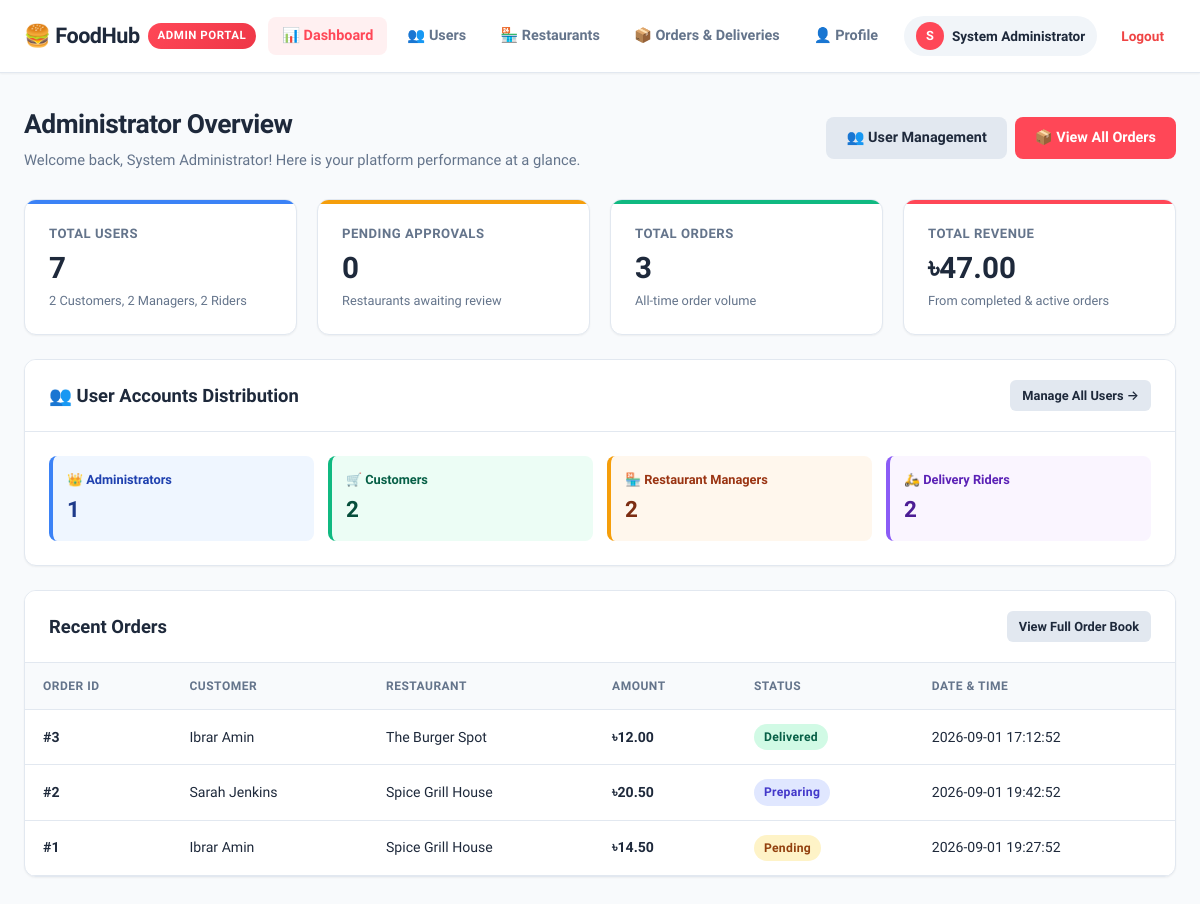
Page /admin/dashboard.php (signed in) on the committed database.
### tables this page shows
CREATE TABLE orders (
    order_id INT AUTO_INCREMENT PRIMARY KEY,
    customer_id INT NOT NULL,
    restaurant_id INT NOT NULL,
    total_amount DECIMAL(10, 2) NOT NULL,
    order_status ENUM('Pending', 'Preparing', 'Ready for Delivery', 'Out for Delivery', 'Delivered', 'Cancelled') DEFAULT 'Pending',
    delivery_address TEXT NOT NULL,
    payment_method VARCHAR(50) DEFAULT 'Cash on Delivery',
    payment_status ENUM('Unpaid', 'Paid') DEFAULT 'Unpaid',
    created_at TIMESTAMP DEFAULT CURRENT_TIMESTAMP,
    updated_at TIMESTAMP DEFAULT CURRENT_TIMESTAMP ON UPDATE CURRENT_TIMESTAMP,
    FOREIGN KEY (customer_id) REFERENCES users(user_id) ON DELETE CASCADE,
    FOREIGN KEY (restaurant_id) REFERENCES restaurants(restaurant_id) ON DELETE CASCADE
);

CREATE TABLE users (
    user_id INT AUTO_INCREMENT PRIMARY KEY,
    name VARCHAR(100) NOT NULL,
    username VARCHAR(50) NOT NULL UNIQUE,
    email VARCHAR(100) NOT NULL UNIQUE,
    phone VARCHAR(20) NULL,
    role ENUM('Administrator', 'Customer', 'Restaurant Manager', 'Rider') NOT NULL DEFAULT 'Customer',
    password VARCHAR(255) NOT NULL,
    address TEXT NULL,
    status ENUM('Active', 'Inactive', 'Suspended') NOT NULL DEFAULT 'Active',
    created_at TIMESTAMP DEFAULT CURRENT_TIMESTAMP,
    updated_at TIMESTAMP DEFAULT CURRENT_TIMESTAMP ON UPDATE CURRENT_TIMESTAMP
);

CREATE TABLE restaurants (
    restaurant_id INT AUTO_INCREMENT PRIMARY KEY,
    user_id INT NOT NULL,
    name VARCHAR(150) NOT NULL,
    description TEXT,
    address VARCHAR(255) NOT NULL,
    phone VARCHAR(20),
    status ENUM('Pending', 'Approved', 'Rejected', 'Suspended') DEFAULT 'Pending',
    created_at TIMESTAMP DEFAULT CURRENT_TIMESTAMP,
    updated_at TIMESTAMP DEFAULT CURRENT_TIMESTAMP ON UPDATE CURRENT_TIMESTAMP,
    FOREIGN KEY (user_id) REFERENCES users(user_id) ON DELETE CASCADE
);

### admin/dashboard.php (called while the page is built)
<?php
require_once __DIR__ . '/../views/admin/dashboard.php';

### models/user_model.php (called while the page is built, shortened)
<?php
function count_users_by_role($conn) {
    $sql = "SELECT role, COUNT(*) AS count FROM users GROUP BY role";
    $result = mysqli_query($conn, $sql);
    $counts = [
        'Administrator'      => 0,
        'Customer'           => 0,
        'Restaurant Manager' => 0,
        'Rider'              => 0,
        'total'              => 0
    ];
    if ($result) {
        while ($row = mysqli_fetch_assoc($result)) {
            $role_name = $row['role'];
            $cnt = intval($row['count']);
            $counts[$role_name] = $cnt;
            $counts['total'] += $cnt;
        }
    }
    return $counts;
}
function count_total_users($conn) {
    $sql = "SELECT COUNT(*) AS total FROM users";
    $result = mysqli_query($conn, $sql);
    if ($result) {
        $row = mysqli_fetch_assoc($result);
        return intval($row['total'] ?? 0);
    }
    return 0;
}

### controllers/admin/dashboard_controller.php (called while the page is built, shortened)
<?php
require_once __DIR__ . '/../../config/db.php';
require_once __DIR__ . '/../../models/user_model.php';
require_once __DIR__ . '/../../models/restaurant_model.php';
require_once __DIR__ . '/../../models/order_model.php';
$total_users         = count_total_users($conn);
$role_counts         = count_users_by_role($conn);
$pending_approvals   = count_pending_restaurants($conn);
$total_orders        = count_total_orders($conn);
$total_revenue       = get_total_revenue($conn);
$recent_orders       = get_recent_orders($conn, 5);

### models/restaurant_model.php (called while the page is built, shortened)
<?php
function count_pending_restaurants($conn) {
    $sql = "SELECT COUNT(*) AS total FROM restaurants WHERE status = 'Pending'";
    $result = mysqli_query($conn, $sql);
    if ($result) {
        $row = mysqli_fetch_assoc($result);
        return intval($row['total'] ?? 0);
    }
    return 0;
}

### models/order_model.php (called while the page is built, shortened)
<?php
function get_recent_orders($conn, $limit = 5) {
    $safe_limit = intval($limit);
    $sql = "
        SELECT
            o.order_id,
            u.name AS customer_name,
            r.name AS restaurant_name,
            o.total_amount,
            o.order_status,
            o.created_at
        FROM orders o
        JOIN users u ON o.customer_id = u.user_id
        JOIN restaurants r ON o.restaurant_id = r.restaurant_id
        ORDER BY o.order_id DESC
        LIMIT $safe_limit
    ";
    $result = mysqli_query($conn, $sql);
    $recent = [];
    if ($result) {
        while ($row = mysqli_fetch_assoc($result)) {
            $recent[] = $row;
        }
    }
    return $recent;
}
function count_total_orders($conn) {
    $sql = "SELECT COUNT(*) AS total FROM orders";
    $result = mysqli_query($conn, $sql);
    if ($result) {
        $row = mysqli_fetch_assoc($result);
        return intval($row['total'] ?? 0);
    }
    return 0;
}
function get_total_revenue($conn) {
    $sql = "SELECT SUM(total_amount) AS total_revenue FROM orders WHERE order_status != 'Cancelled'";
    $result = mysqli_query($conn, $sql);
    if ($result) {
        $row = mysqli_fetch_assoc($result);
        return floatval($row['total_revenue'] ?? 0.0);
    }
    return 0.0;
}

### views/admin/dashboard.php (the view, shortened to what this page needs)
<?php
require_once __DIR__ . '/../../controllers/admin/dashboard_controller.php';
require_once __DIR__ . '/../partials/header.php';
require_once __DIR__ . '/../partials/navbar.php';
$in_admin_folder = (strpos($_SERVER['PHP_SELF'], '/admin/') !== false);
$orders_page_url = $in_admin_folder ? 'orders.php' : 'admin/orders.php';
$users_page_url = $in_admin_folder ? 'users.php' : 'admin/users.php';
?>
<div class="main-wrapper">
    <div class="page-header">
        <div>
            <h1 class="page-title">Administrator Overview</h1>
            <p class="page-subtitle">Welcome back, <?php echo htmlspecialchars($_SESSION['name'] ?? $_SESSION['username'] ?? 'Admin'); ?>! Here is your platform performance at a glance.</p>
        </div>
        <div style="display: flex; gap: 8px;">
            <a href="<?php echo $users_page_url; ?>" class="btn btn-secondary">👥 User Management</a>
            <a href="<?php echo $orders_page_url; ?>" class="btn btn-primary">📦 View All Orders</a>
        </div>
    </div>
    <div class="stats-grid" style="margin-bottom: 24px;">
        <div class="stat-card" style="--card-accent: #3b82f6;">
            <div class="stat-title">Total Users</div>
            <div class="stat-value"><?php echo number_format($total_users); ?></div>
            <div class="stat-desc">
                <?php echo $role_counts['Customer'] ?? 0; ?> Customers, <?php echo $role_counts['Restaurant Manager'] ?? 0; ?> Managers, <?php echo $role_counts['Rider'] ?? 0; ?> Riders
            </div>
        </div>
        <div class="stat-card" style="--card-accent: #f59e0b;">
            <div class="stat-title">Pending Approvals</div>
            <div class="stat-value"><?php echo number_format($pending_approvals); ?></div>
            <div class="stat-desc">Restaurants awaiting review</div>
        </div>
        <div class="stat-card" style="--card-accent: #10b981;">
            <div class="stat-title">Total Orders</div>
            <div class="stat-value"><?php echo number_format($total_orders); ?></div>
            <div class="stat-desc">All-time order volume</div>
        </div>
        <div class="stat-card" style="--card-accent: #ff4757;">
            <div class="stat-title">Total Revenue</div>
            <div class="stat-value">৳<?php echo number_format((float)$total_revenue, 2); ?></div>
            <div class="stat-desc">From completed & active orders</div>
        </div>
    </div>
    <div class="card" style="margin-bottom: 24px;">
        <div class="card-header" style="display: flex; justify-content: space-between; align-items: center;">
            <h2 class="card-title">👥 User Accounts Distribution</h2>
            <a href="<?php echo $users_page_url; ?>" class="btn btn-secondary btn-sm">Manage All Users →</a>
        </div>
        <div class="card-body">
            <div style="display: grid; grid-template-columns: repeat(auto-fit, minmax(200px, 1fr)); gap: 14px;">
                <div style="padding: 14px; background: #eff6ff; border-radius: 8px; border-left: 4px solid #3b82f6;">
                    <div style="font-size: 0.8rem; color: #1e40af; font-weight: 600;">👑 Administrators</div>
                    <div style="font-size: 1.4rem; font-weight: 800; color: #1e3a8a; margin-top: 4px;"><?php echo $role_counts['Administrator'] ?? 0; ?></div>
                </div>
                <div style="padding: 14px; background: #ecfdf5; border-radius: 8px; border-left: 4px solid #10b981;">
                    <div style="font-size: 0.8rem; color: #065f46; font-weight: 600;">🛒 Customers</div>
                    <div style="font-size: 1.4rem; font-weight: 800; color: #064e3b; margin-top: 4px;"><?php echo $role_counts['Customer'] ?? 0; ?></div>
                </div>
                <div style="padding: 14px; background: #fff7ed; border-radius: 8px; border-left: 4px solid #f59e0b;">
                    <div style="font-size: 0.8rem; color: #9a3412; font-weight: 600;">🏪 Restaurant Managers</div>
                    <div style="font-size: 1.4rem; font-weight: 800; color: #7c2d12; margin-top: 4px;"><?php echo $role_counts['Restaurant Manager'] ?? 0; ?></div>
                </div>
                <div style="padding: 14px; background: #faf5ff; border-radius: 8px; border-left: 4px solid #8b5cf6;">
                    <div style="font-size: 0.8rem; color: #5b21b6; font-weight: 600;">🛵 Delivery Riders</div>
                    <div style="font-size: 1.4rem; font-weight: 800; color: #4c1d95; margin-top: 4px;"><?php echo $role_counts['Rider'] ?? 0; ?></div>
                </div>
            </div>
        </div>
    </div>
    <div class="card">
        <div class="card-header">
            <h2 class="card-title">Recent Orders</h2>
            <a href="<?php echo $orders_page_url; ?>" class="btn btn-secondary btn-sm">View Full Order Book</a>
        </div>
        <div class="table-responsive">
            <table class="data-table">
                <thead>
                    <tr>
                        <th>Order ID</th>
                        <th>Customer</th>
                        <th>Restaurant</th>
                        <th>Amount</th>
                        <th>Status</th>
                        <th>Date & Time</th>
                    </tr>
                </thead>
                <tbody>
                    <?php if (!empty($recent_orders) && count($recent_orders) > 0): ?>
                        <?php foreach ($recent_orders as $ord): ?>
                        <tr>
                            <td><strong>#<?php echo $ord['order_id']; ?></strong></td>
                            <td><?php echo htmlspecialchars($ord['customer_name']); ?></td>
                            <td><?php echo htmlspecialchars($ord['restaurant_name']); ?></td>
                            <td><strong>৳<?php echo number_format((float)$ord['total_amount'], 2); ?></strong></td>
                            <td>
                                <?php
                                $st = $ord['order_status'];
                                $badgeClass = 'badge-pending';
                                if ($st === 'Delivered') $badgeClass = 'badge-delivered';
                                elseif ($st === 'Cancelled') $badgeClass = 'badge-cancelled';
                                elseif ($st === 'Preparing' || $st === 'Out for Delivery' || $st === 'Ready for Delivery') $badgeClass = 'badge-rider';
                                ?>
                                <span class="badge <?php echo $badgeClass; ?>"><?php echo htmlspecialchars($st); ?></span>
                            </td>
                            <td><?php echo htmlspecialchars($ord['created_at']); ?></td>
                        </tr>
                        <?php endforeach; ?>
                    <?php endif; ?>
                </tbody>
            </table>
        </div>
    </div>
</div>
<?php require_once __DIR__ . '/../partials/footer.php'; ?>

### assets/css/style.css (style rules this page uses)
:root { --primary: #ff4757; --primary-hover: #ee3747; --primary-light: #fff0f1; --primary-dark: #c0392b; --secondary: #2f3542; --secondary-hover: #1e2229; --bg-main: #f8fafc; --bg-card: #ffffff; --text-main: #1e293b; --text-muted: #64748b; --border-color: #e2e8f0; --border-light: #f1f5f9; --shadow-sm: 0 1px 2px 0 rgba(0, 0, 0, 0.05); --shadow-md: 0 4px 6px -1px rgba(0, 0, 0, 0.07), 0 2px 4px -2px rgba(0, 0, 0, 0.05); --shadow-lg: 0 10px 15px -3px rgba(0, 0, 0, 0.08), 0 4px 6px -4px rgba(0, 0, 0, 0.04); --radius-sm: 8px; --radius-md: 12px; --radius-lg: 16px; --success: #10b981; --success-bg: #ecfdf5; --warning: #f59e0b; --warning-bg: #fffbeb; --danger: #ef4444; --danger-bg: #fef2f2; --info: #3b82f6; --info-bg: #eff6ff; }
* { margin: 0; padding: 0; box-sizing: border-box; }
body { font-family: 'Plus Jakarta Sans', -apple-system, BlinkMacSystemFont, 'Segoe UI', Roboto, sans-serif; background-color: var(--bg-main); color: var(--text-main); line-height: 1.5; min-height: 100vh; }
.main-wrapper { max-width: 1280px; margin: 0 auto; padding: 32px 24px; }
.page-header { display: flex; align-items: center; justify-content: space-between; margin-bottom: 28px; flex-wrap: wrap; gap: 16px; }
.page-title { font-size: 1.65rem; font-weight: 800; color: var(--text-main); letter-spacing: -0.5px; }
.page-subtitle { color: var(--text-muted); font-size: 0.92rem; margin-top: 4px; }
.stats-grid { display: grid; grid-template-columns: repeat(auto-fit, minmax(240px, 1fr)); gap: 20px; margin-bottom: 32px; }
.stat-card { background: var(--bg-card); border: 1px solid var(--border-color); border-radius: var(--radius-md); padding: 24px; box-shadow: var(--shadow-sm); position: relative; overflow: hidden; transition: transform 0.2s ease, box-shadow 0.2s ease; }
.stat-card::before { content: ''; position: absolute; top: 0; left: 0; right: 0; height: 4px; background: var(--card-accent, var(--primary)); }
.stat-title { font-size: 0.82rem; font-weight: 700; text-transform: uppercase; letter-spacing: 0.5px; color: var(--text-muted); margin-bottom: 8px; }
.stat-value { font-size: 1.85rem; font-weight: 800; color: var(--text-main); line-height: 1.2; margin-bottom: 4px; }
.stat-desc { font-size: 0.8rem; color: var(--text-muted); }
.card { background: var(--bg-card); border: 1px solid var(--border-color); border-radius: var(--radius-md); box-shadow: var(--shadow-sm); margin-bottom: 32px; overflow: hidden; }
.card-header { padding: 20px 24px; border-bottom: 1px solid var(--border-color); display: flex; align-items: center; justify-content: space-between; background: #ffffff; flex-wrap: wrap; gap: 12px; }
.card-title { font-size: 1.15rem; font-weight: 700; color: var(--text-main); margin-bottom: 0; }
.card-body { padding: 24px; }
.btn { display: inline-flex; align-items: center; justify-content: center; gap: 8px; padding: 10px 20px; font-size: 0.9rem; font-weight: 600; font-family: inherit; border-radius: var(--radius-sm); border: none; cursor: pointer; text-decoration: none; transition: all 0.2s ease; }
.btn-primary { background: var(--primary); color: #ffffff; }
.btn-secondary { background: #e2e8f0; color: var(--text-main); }
.btn-sm { padding: 6px 12px; font-size: 0.8rem; border-radius: 6px; }
.table-responsive { overflow-x: auto; width: 100%; }
.data-table { width: 100%; border-collapse: collapse; text-align: left; font-size: 0.88rem; }
.data-table th { background: #f8fafc; color: var(--text-muted); font-weight: 700; text-transform: uppercase; font-size: 0.75rem; letter-spacing: 0.5px; padding: 14px 18px; border-bottom: 1px solid var(--border-color); }
.data-table td { padding: 14px 18px; border-bottom: 1px solid var(--border-color); color: var(--text-main); vertical-align: middle; }
.badge { display: inline-flex; align-items: center; padding: 4px 10px; border-radius: 20px; font-size: 0.76rem; font-weight: 700; letter-spacing: 0.3px; text-decoration: none; }
.badge-rider { background: #e0e7ff; color: #4338ca; }
.badge-success, .badge-approved, .badge-delivered, .badge-available, .badge-active { background: #d1fae5; color: #065f46; }
.badge-pending { background: #fef3c7; color: #92400e; }

### rows in the picture
orders: order_id "3", customer.name "Ibrar Amin", restaurant.name "The Burger Spot", total_amount "12.00", order_status "Delivered", created_at "2026-09-01 17:12:52"
orders: order_id "2", customer.name "Sarah Jenkins", restaurant.name "Spice Grill House", total_amount "20.50", order_status "Preparing", created_at "2026-09-01 19:42:52"
orders: order_id "1", customer.name "Ibrar Amin", restaurant.name "Spice Grill House", total_amount "14.50", order_status "Pending", created_at "2026-09-01 19:27:52"

### other values in the picture
substr($display_username, 0, 1) "S"
$display_username "System Administrator"
$_SESSION['name'] "System Administrator"
$total_users "7"
$role_counts['Customer'] "2"
$role_counts['Restaurant Manager'] "2"
$role_counts['Rider'] "2"
$pending_approvals "0"
$total_orders "3"
$total_revenue "47.00"
$role_counts['Administrator'] "1"
